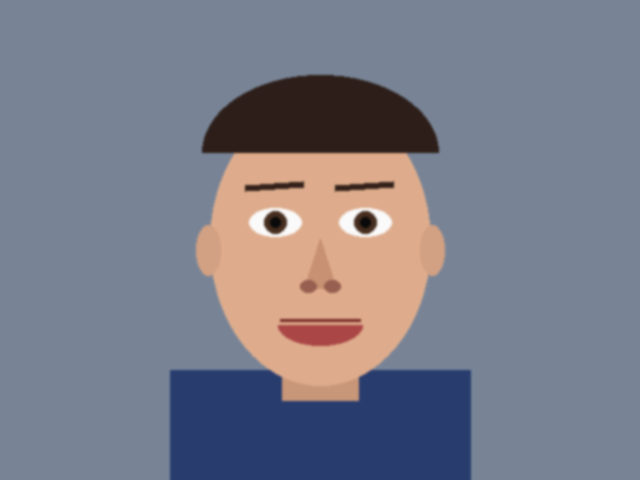
#> input picture tests/fixtures/face.png, 640 x 480 px
$ python -i make-face-video.py   (imports and definitions only)
#> lines starting #> are read from the running program, lines starting #| are printed output that depends on the picture
#> further down, picture is the input picture: PIL image 640x480 RGB; mean R, G, B 122.4, 124.8, 137.9
#!/usr/bin/env python3
"""Draws a synthetic, front-facing face and writes tests/fixtures/face.y4m for Chromium's
--use-file-for-fake-video-capture, so the onboarding one-face gate can pass in automated E2E.

Usage: python3 -I scripts/make-face-video.py
"""
import pathlib

from PIL import Image, ImageDraw, ImageFilter

W, H, FRAMES = 640, 480, 12
OUT = pathlib.Path(__file__).resolve().parent.parent / "tests" / "fixtures" / "face.y4m"


def face(dx: int) -> Image.Image:
    img = Image.new("RGB", (W, H), (120, 132, 150))
    d = ImageDraw.Draw(img)
    cx, cy = W // 2 + dx, H // 2 + 10
    d.rectangle([cx - 150, cy + 120, cx + 150, H], fill=(40, 60, 110))  # shoulders / shirt
    d.rectangle([cx - 38, cy + 80, cx + 38, cy + 150], fill=(200, 150, 120))  # neck
    d.ellipse([cx - 110, cy - 150, cx + 110, cy + 135], fill=(222, 172, 140))  # face
    d.chord([cx - 118, cy - 175, cx + 118, cy - 20], 180, 360, fill=(45, 30, 25))  # hair
    for ex in (-45, 45):
        d.ellipse([cx + ex - 26, cy - 42, cx + ex + 26, cy - 14], fill=(250, 250, 250))  # sclera
        d.ellipse([cx + ex - 11, cy - 39, cx + ex + 11, cy - 17], fill=(70, 45, 30))  # iris
        d.ellipse([cx + ex - 5, cy - 33, cx + ex + 5, cy - 23], fill=(10, 10, 10))  # pupil
        d.line([cx + ex - 30, cy - 62, cx + ex + 28, cy - 66], fill=(50, 32, 25), width=7)  # brow
    d.polygon([(cx, cy - 12), (cx - 16, cy + 38), (cx + 16, cy + 38)], fill=(200, 145, 115))  # nose
    d.ellipse([cx - 20, cy + 30, cx - 4, cy + 42], fill=(150, 95, 80))
    d.ellipse([cx + 4, cy + 30, cx + 20, cy + 42], fill=(150, 95, 80))
    d.chord([cx - 42, cy + 55, cx + 42, cy + 95], 0, 180, fill=(170, 70, 70))  # lips
    d.line([cx - 40, cy + 70, cx + 40, cy + 70], fill=(120, 40, 40), width=3)
    for ex in (-112, 112):
        d.ellipse([cx + ex - 12, cy - 25, cx + ex + 12, cy + 25], fill=(210, 160, 130))  # ears
    return img.filter(ImageFilter.GaussianBlur(1.2))


def to_yuv420(img: Image.Image) -> bytes:
    ycc = img.convert("YCbCr")
#> ycc: PIL image 640x480 YCbCr; mean of channels 0, 1, 2 125.1, 134.8, 125.1
    y, cb, cr = ycc.split()
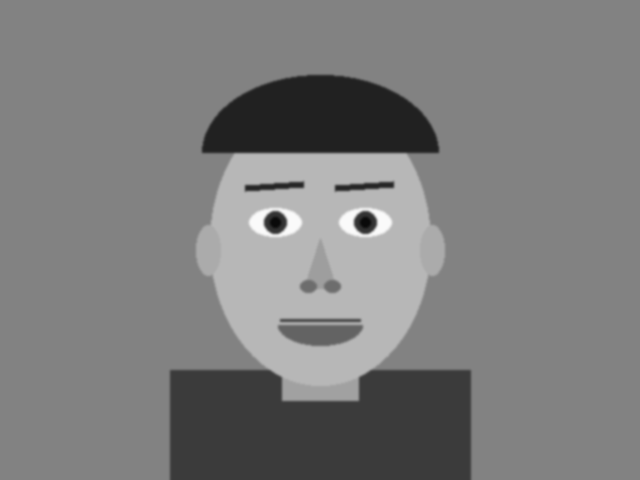
#> y: PIL image 640x480 L; min 10, max 250, mean 125.1
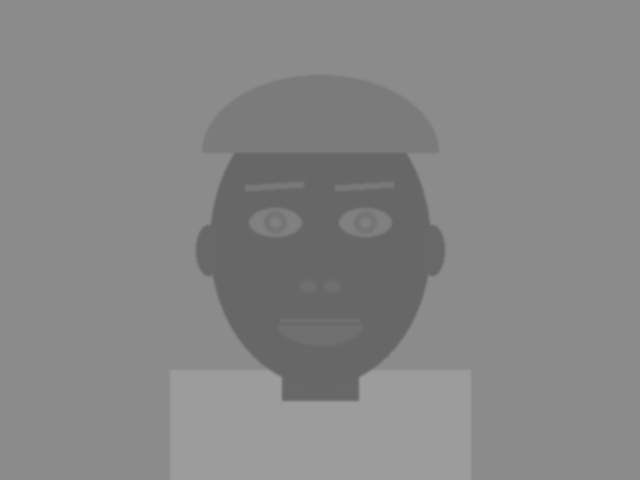
#> cb: PIL image 640x480 L; min 103, max 156, mean 134.8
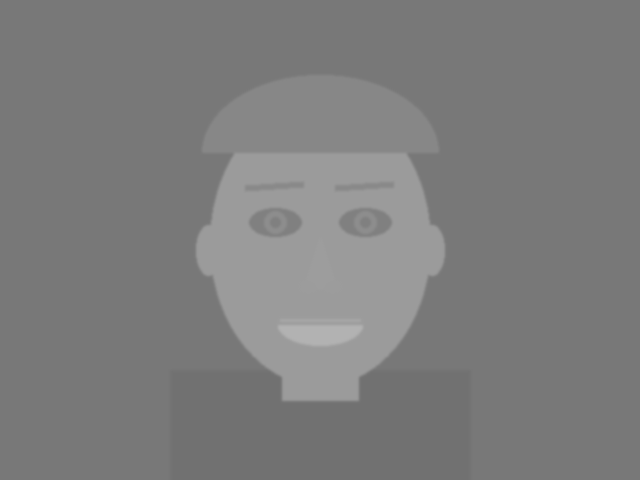
#> cr: PIL image 640x480 L; min 113, max 178, mean 125.1
    half = (W // 2, H // 2)
    return y.tobytes() + cb.resize(half).tobytes() + cr.resize(half).tobytes()


# [6 lines not run here, left out]

>>> from PIL import Image
>>> picture = Image.open('../tests/fixtures/face.png')
>>> result = to_yuv420(picture)
